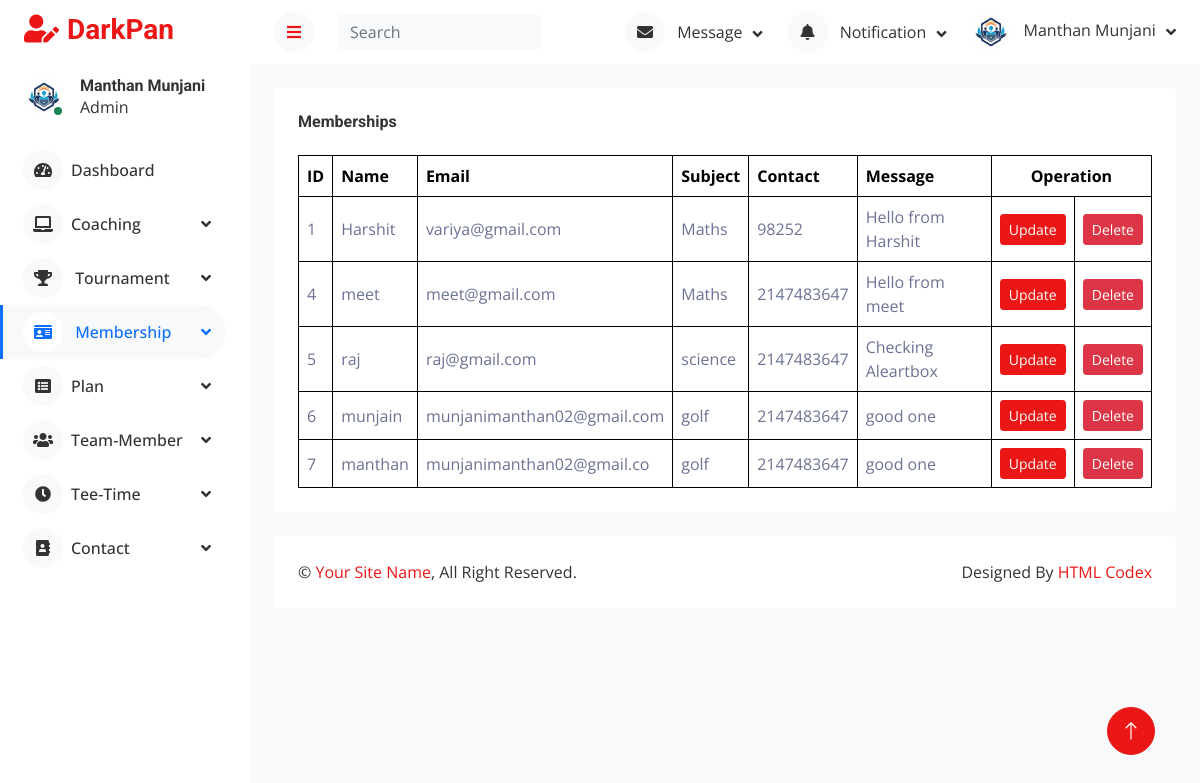
Page /admin/show_membership.php (signed in) on the committed database.
### tables this page shows
CREATE TABLE `membership` (
  `id` int(11) NOT NULL,
  `name` varchar(50) NOT NULL,
  `email` varchar(50) NOT NULL,
  `subject` varchar(50) NOT NULL,
  `contact` int(11) NOT NULL,
  `message` varchar(250) NOT NULL
);

### admin/show_membership.php (the view, shortened to what this page needs)
<?php
    include "lib/db.php";
    $qry="SELECT * FROM `membership`";
    $result=mysqli_query($con,$qry);
?>
<!DOCTYPE html>
<html lang="en">
<head>
    <link href="https://cdnjs.cloudflare.com/ajax/libs/font-awesome/5.10.0/css/all.min.css" rel="stylesheet">
    <link href="https://cdn.jsdelivr.net/npm/bootstrap-icons@1.4.1/font/bootstrap-icons.css" rel="stylesheet">
    <link href="lib/owlcarousel/assets/owl.carousel.min.css" rel="stylesheet">
    <link href="lib/tempusdominus/css/tempusdominus-bootstrap-4.min.css" rel="stylesheet" />
    <link href="css/bootstrap.min.css" rel="stylesheet">
    <link href="css/style.css" rel="stylesheet">
</head>
<body>
    <div class="container-fluid position-relative d-flex p-0">
        <?php include "sidebar.php"; ?>
        <div class="content">
            <?php include "header.php"; ?>
            <div class="container-fluid pt-4 px-4">
                <div class="bg-secondary text-center rounded p-4">
                    <div class="d-flex align-items-center justify-content-between mb-4">
                        <h6 class="mb-0">Memberships</h6>
                    </div>
                    <div class="table-responsive">
                        <table class="table text-start align-middle table-bordered table-hover mb-0">
                            <thead>
                                <tr class="text-dark">
                                    <th scope="col">ID</th>
                                    <th scope="col">Name</th>
                                    <th scope="col">Email</th>
                                    <th scope="col">Subject</th>
                                    <th scope="col">Contact</th>
                                    <th scope="col">Message</th>
                                    <th scope="col" colspan=2 class="text-center">Operation</th>
                                </tr>
                            </thead>
                            <tbody>
                                <?php while($row=mysqli_fetch_assoc($result)) { ?>
                                <tr>
                                    <td><?php echo $row['id']; ?></td>
                                    <td><?php echo $row['name']; ?></td>
                                    <td><?php echo $row['email']; ?></td>
                                    <td><?php echo $row['subject']; ?></td>
                                    <td><?php echo $row['contact']; ?></td>
                                    <td><?php echo $row['message']; ?></td>
                                    <td>
                                        <a href="../website/code/membership_update.php?id=<?php echo $row['id']?>" class="btn btn-sm btn-primary">Update</a>
                                    </td>
                                    <td>
                                        <a href="membership_delete.php?id=<?php echo $row['id']?>" class="btn btn-sm btn-danger" onclick="return confirm('Are you sure?');">Delete</a>
                                    </td>
                                </tr>
                                <?php } ?>
                            </tbody>
                        </table>
                    </div>
                </div>
            </div>
            <div class="container-fluid pt-4 px-4">
                <div class="bg-secondary rounded-top p-4">
                    <div class="row">
                        <div class="col-12 col-sm-6 text-center text-sm-start">
                            &copy; <a href="#">Your Site Name</a>, All Right Reserved.
                        </div>
                        <div class="col-12 col-sm-6 text-center text-sm-end">
                            Designed By <a href="https://htmlcodex.com">HTML Codex</a>
                        </div>
                    </div>
                </div>
            </div>
        </div>
        <a href="#" class="btn btn-lg btn-primary btn-lg-square back-to-top"><i class="bi bi-arrow-up"></i></a>
    </div>
</body>
</html>

### admin/css/style.css (style rules this page uses)
:root { --primary: #0d6efd; --secondary: #ffffff; --light: #6c757d; --dark: #f8f9fa; --text-color: #333333; }
body { color: var(--text-color); background-color: var(--dark); }
.bg-secondary { background-color: var(--secondary) !important; }
.bg-secondary p, .bg-secondary h6 { color: var(--text-color) !important; }
.back-to-top { position: fixed; display: none; right: 45px; bottom: 45px; z-index: 99; }
.btn { transition: .5s; }
.btn-lg-square { width: 48px; height: 48px; }
.btn-square, .btn-sm-square, .btn-lg-square { padding: 0; display: inline-flex; align-items: center; justify-content: center; font-weight: normal; border-radius: 50px; }
.content { margin-left: 250px; min-height: 100vh; background: var(--dark); transition: 0.5s; }
@media (min-width: 992px) { .content { width: calc(100% - 250px); } }

### rows in the picture
membership: id "1", name "Harshit", email "variya@gmail.com", subject "Maths", contact "98252", message "Hello from Harshit"
membership: id "4", name "meet", email "meet@gmail.com", subject "Maths", contact "2147483647", message "Hello from meet"
membership: id "5", name "raj", email "raj@gmail.com", subject "science", contact "2147483647", message "Checking Aleartbox"
membership: id "6", name "munjain", email "munjanimanthan02@gmail.com", subject "golf", contact "2147483647", message "good one"
membership: id "7", name "manthan", email "munjanimanthan02@gmail.co", subject "golf", contact "2147483647", message "good one"

### other values in the picture
$_SESSION['username'] "Manthan Munjani"
